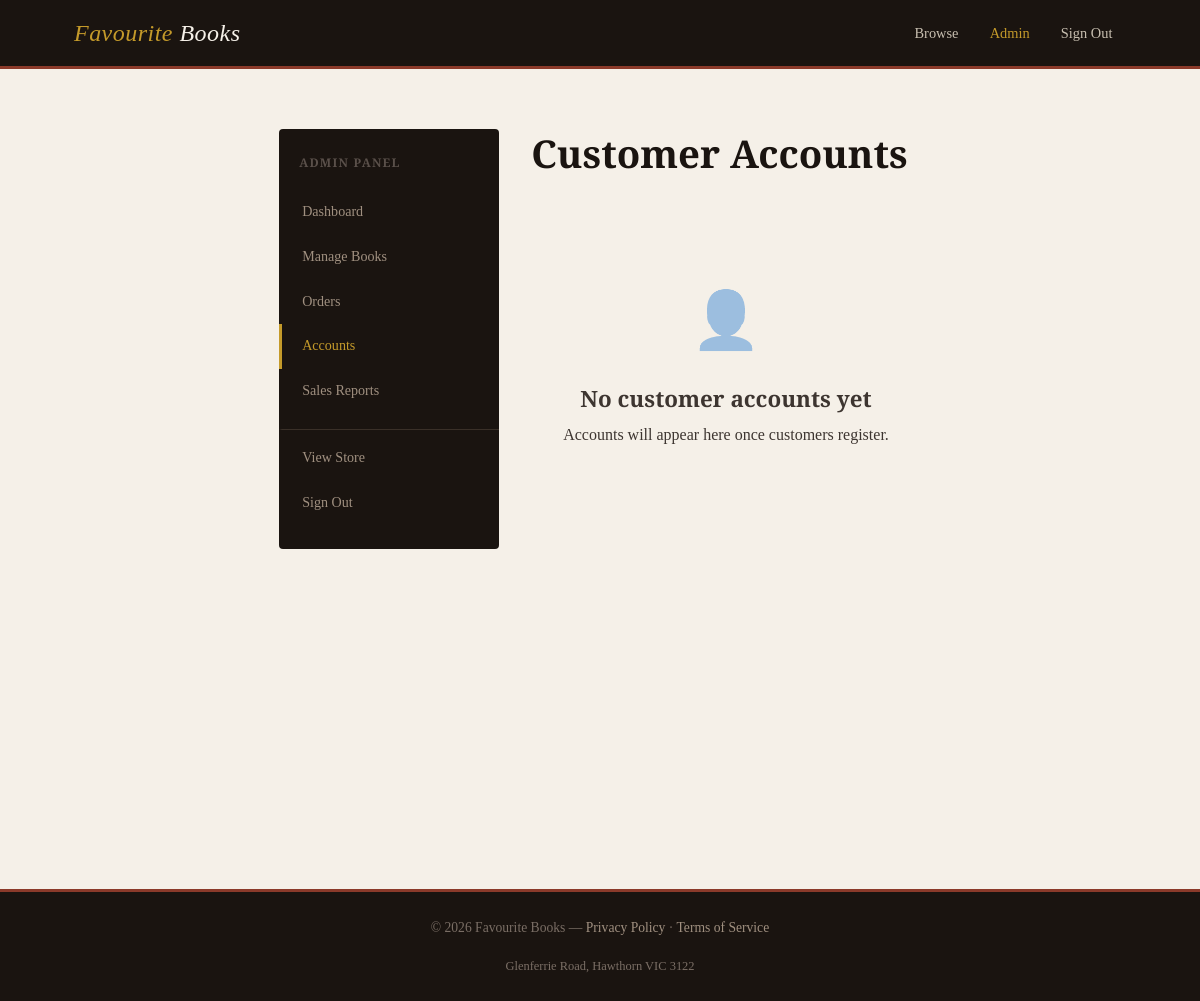
Page /admin/accounts (signed in) on the earlier database version.
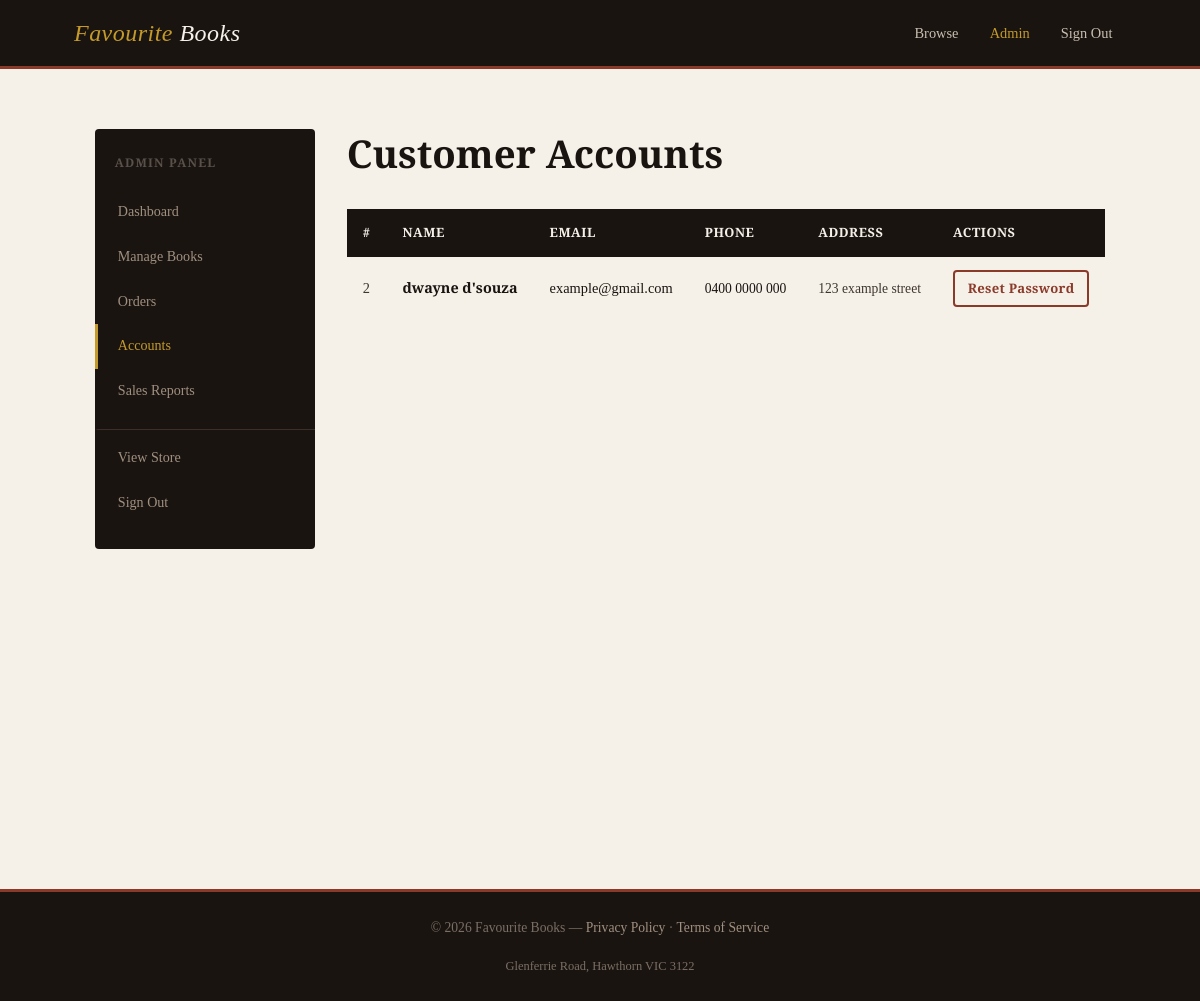
Same page on the later database version.
### tables this page shows
CREATE TABLE accounts (
                id INTEGER PRIMARY KEY AUTOINCREMENT,
                name TEXT NOT NULL,
                email TEXT NOT NULL UNIQUE,
                password TEXT NOT NULL,
                phone TEXT,
                address TEXT,
                role TEXT NOT NULL DEFAULT 'customer'
            );

### app.py (the view)
@app.route("/admin/accounts")
@admin_required
def admin_accounts():
    db = Database()
    rows = db.fetchall("SELECT id, name, email, phone, address, role FROM accounts WHERE role = 'customer' ORDER BY name")
    accounts = [dict(r) for r in rows]
    return render_template("admin/accounts.html", accounts=accounts)

### app.py (called while the page is built)
def admin_required(f):
    @wraps(f)
    def decorated(*args, **kwargs):
        if "account_id" not in session:
            flash("Please log in to access this page.", "warning")
            return redirect(url_for("login"))
        if session.get("role") != "admin":
            flash("Administrator access required.", "danger")
            return redirect(url_for("index"))
        return f(*args, **kwargs)
    return decorated

### models/database.py (called while the page is built)
    def __new__(cls):
        if cls._instance is None:
            cls._instance = super().__new__(cls)
            cls._instance._connection = None
        return cls._instance

    def get_connection(self):
        if self._connection is None:
            self._connection = sqlite3.connect(self._db_path, check_same_thread=False)
            self._connection.row_factory = sqlite3.Row
            self._connection.execute("PRAGMA foreign_keys = ON")
        return self._connection

    def fetchall(self, query, params=()):
        conn = self.get_connection()
        cursor = conn.cursor()
        cursor.execute(query, params)
        return cursor.fetchall()

### templates/admin/accounts.html (shortened to what this page needs)
{% extends "admin/base_admin.html" %}
{% block admin_content %}
<h1 style="margin-bottom: 2rem;">Customer Accounts</h1>
{% if accounts %}
  <div class="table-wrap">
    <table>
      <thead>
        <tr>
          <th>#</th>
          <th>Name</th>
          <th>Email</th>
          <th>Phone</th>
          <th>Address</th>
          <th>Actions</th>
        </tr>
      </thead>
      <tbody>
        {% for acc in accounts %}
          <tr>
            <td class="text-muted">{{ acc.id }}</td>
            <td><strong>{{ acc.name }}</strong></td>
            <td>{{ acc.email }}</td>
            <td class="text-small">{{ acc.phone or '—' }}</td>
            <td class="text-small text-muted">{{ acc.address or '—' }}</td>
            <td>
              <a href="{{ url_for('admin_reset_password', account_id=acc.id) }}"
                 class="btn btn-outline btn-sm">Reset Password</a>
            </td>
          </tr>
        {% endfor %}
      </tbody>
    </table>
  </div>
{% else %}
  <div class="empty-state">
    <div class="empty-icon">👤</div>
    <h3>No customer accounts yet</h3>
    <p>Accounts will appear here once customers register.</p>
  </div>
{% endif %}
{% endblock %}

Differences in the rows shown:
added accounts: id "2", name "dwayne d'souza", email "example@gmail.com", phone "0400 0000 000", address "123 example street"
Other differences:
text no longer shown: "👤 No customer accounts yet Accounts will appear here once customers register."
text now shown: "# NAME EMAIL PHONE ADDRESS ACTIONS"
